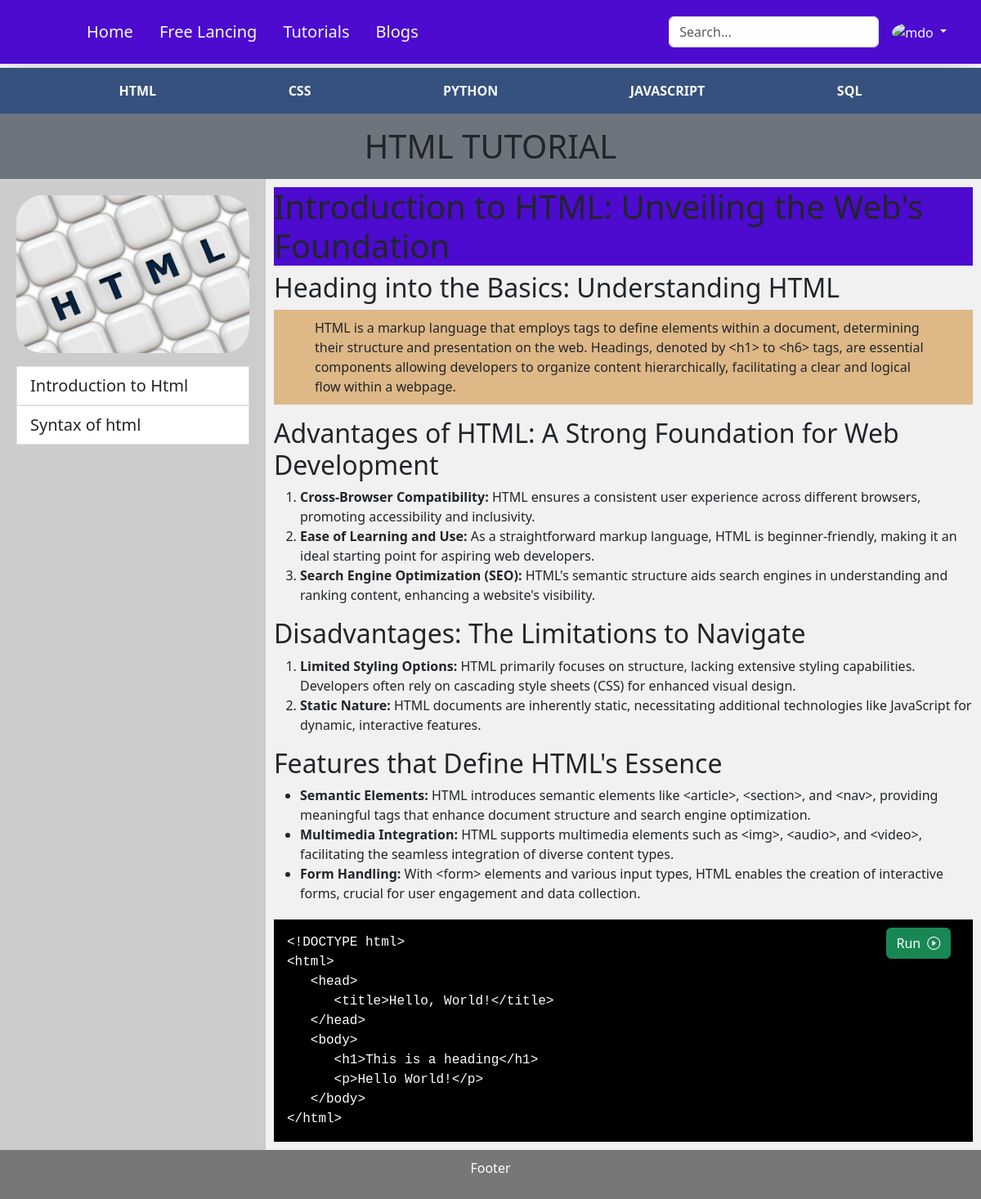
Page /course/html/ on the committed database.
### codepoint/models.py (models this page shows, shortened)
class Course_Category(models.Model):
    course_name = models.CharField(
        max_length=200, default=None, null=True, blank=True)
    slug = models.CharField(max_length=50, null=False, unique=True)
    desc = models.CharField(max_length=50, null=False)
    date = models.DateTimeField(auto_now=True)
    resource = models.FileField(upload_to='files/resource')
    image = models.ImageField(upload_to='static/image')

class Course_Information(models.Model):
    title = models.CharField(max_length=100, null=True)
    course = models.ForeignKey(
        Course_Category, on_delete=models.CASCADE, null=True)
    course_cat_id = models.CharField(max_length=100, null=True)
    course_content = models.TextField(
        blank=True, max_length=10000, null=True, default="")
    s_no = models.IntegerField(null=True)

### codepoint/views.py (the view)
# urls.py: path('course/<str:slug>/', views.course_informations, name="cour"),
def course_informations(request, slug):
    fetch_dtls = Course_Category.objects.get(slug=slug)
    s_no = request.GET.get('serial_no')
    if s_no is None:
        s_no = 1
    try:
        video = Course_Information.objects.get(course=fetch_dtls, s_no=s_no)
        request.session['name'] = video.title
        print(request.session['name'])
    except:
        return redirect('home')
    context = {
        'fetch_dtls': fetch_dtls,
        'f': video,
        'content': content.get('course_category_obj')
    }
    return render(request, 'html_tutorial.html', context=context)

### codepoint/templates/html_tutorial.html (shortened to what this page needs)
{% extends "base.html" %}
{% load test %}
{% load static %}
{% block content %}
<div class="navbar-heading py-3 d-flex justify-content-evenly sticky-top">
    {% for co_object in content %}
            <a href="/course/{{co_object.slug}}" class="nav-link fs-6 px-3 link-light a_link">{{co_object.course_name}}</a>
    {% endfor %}
</div>
<section class="d-flex justify-content-center bg-secondary" >
  <h2 class="text-uppercase my-3 fs-1 " >{{fetch_dtls.course_name}} Tutorial</h2>
</section>
<section>
  <nav>
    <ul>
      <li>
        <img src="{% static 'images/html5.jpg' %}" alt="" width=100% height=193 class="rounded rounded-5">
      </li>
    </ul>
    <ul class="list-group">
      {% for i in fetch_dtls.course_information_set.all %}
        <li><a href="?serial_no={{i.id}}" class="list-group-item list-group-item-action fs-5" >{{i.title}}</a></li>
      {% endfor %}
    </ul>
  </nav>
  <article>
   <div class="example">
     {% autoescape off %}
     {{f.course_content}}
     {% endautoescape %}
   </div>
   </article>
</section>
{% endblock content %}

### codepoint/templates/base.html (shortened to what this page needs)
<!doctype html>
<html lang="en">
    {% load static %}
  <head>
    <link href="https://cdn.jsdelivr.net/npm/bootstrap@5.3.2/dist/css/bootstrap.min.css" rel="stylesheet">
    <link rel="stylesheet" href="https://cdn.jsdelivr.net/npm/bootstrap-icons@1.11.1/font/bootstrap-icons.css">
    <link rel="stylesheet" href="{% static 'css/style.css' %}">
</head>
  <body>
        <header class="p-3 mb-1 border-bottom shadow-lg">
    <div class="container">
      <div class="d-flex flex-wrap align-items-center justify-content-center justify-content-lg-start">
        <a href="/" class="d-flex align-items-center mb-2 mb-lg-0 link-body-light text-decoration-none">
          <svg class="bi me-2" width="40" height="32" role="img" aria-label="Bootstrap"><use xlink:href="#bootstrap"></use></svg>
        </a>
        <ul class="nav col-12 col-lg-auto me-lg-auto mb-2 justify-content-center mb-md-0">
          <li><a href="{% url "home" %}" class="nav-link fs-5 px-3 link-light abc">Home</a></li>
          <li><a href="#" class="nav-link fs-5 px-3 link-light abc">Free Lancing</a></li>
          <li><a href="#" class="nav-link fs-5 px-3 link-light abc">Tutorials</a></li>
          <li><a href="#" class="nav-link fs-5 px-3 link-light abc">Blogs</a></li>
        </ul>
        <form class="col-12 col-lg-auto mb-3 mb-lg-0 me-lg-3" role="search">
          <input type="search" class="form-control" placeholder="Search..." aria-label="Search">
        </form>
        <div class="dropdown text-end dropdown-hover">
          <a href="#" class="d-block link-light text-decoration-none dropdown-toggle" data-bs-hover="dropdown" aria-expanded="false">
            <img src="https://github.com/mdo.png" alt="mdo" width="32" height="32" class="rounded-circle">
          </a>
        </div>
      </div>
    </div>
  </header>
    {% block content %}{% endblock content %}
    <footer>
  <p>Footer</p>
</footer>
  </body>
</html>

### codepoint/static/css/style.css (style rules this page uses)
header { background-color: #4c0bce; }
.navbar-heading { text-transform: uppercase; color: #fff; background-color: #37517e; font-weight: bold; }
section { display: -webkit-flex; display: flex; }
.example>section { display: block; }
nav { -webkit-flex: 1; -ms-flex: 1; flex: 1; background: #ccc; padding: 20px; }
nav ul { list-style-type: none; padding: 0; }
article { -webkit-flex: 3; -ms-flex: 3; flex: 3; background-color: #f1f1f1; padding: 10px; }
footer { background-color: #777; padding: 10px; text-align: center; color: white; }
.justify-content-lg-start { justify-content: flex-start !important; }
.ass { background-color: burlywood; padding: 10px 50px 10px 50px }
.example { overflow: hidden; }
.execute { z-index: 10; float: right; width: 10px; height: 29px; position: relative; cursor: pointer; border-radius: 6px; padding-top: 10px; }
.row { background-color: black; color: white; margin-top: 20px; }

### rows in the picture
Course_Category: course_name "HTML"
Course_Category: course_name "CSS"
Course_Category: course_name "PYTHON"
Course_Category: course_name "JAVASCRIPT"
Course_Category: course_name "SQL"
Course_Information: title "Introduction to Html", course_content "Introduction to HTML: Unveiling the Web's Foundation Heading into the Basics: Understanding HTML HTML is a markup language that employs tags to define elements within a document, determining their structure and presentation on the web. Headings, denoted by <h1> to <h6> tags, are essential components allowing developers to organize content hierarchically, facilitating a clear and logical flow within a webpage. Advantages of HTML: A Strong Foundation for Web Development Cross-Browser Compatibility: HTML ensures a consistent user experience across different browsers, promoting accessibility and inclusivity. Ease of Learning and Use: As a straightforward markup language, HTML is…"
Course_Information: title "Syntax of html"
